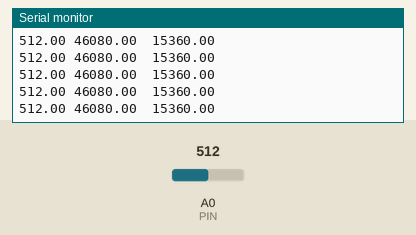
The sketch below on a simulated Arduino Uno, built with avr-gcc and run on an emulated ATmega328P. Shown: the last lines printed to the serial monitor. The test bench sets the inputs (shaded band); at power-on: A0 (PIN) = 512.

Above: at 1.2 s.
1.3 s: A0 (PIN) set to 716
At 1.33 s:
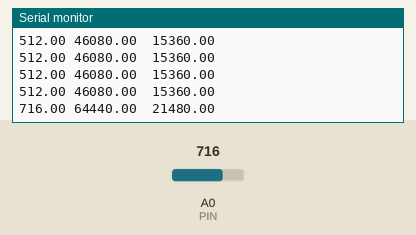
2.8 s: A0 (PIN) set to 900
At 2.85 s:
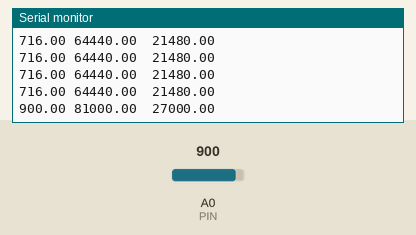
Timing chart, 0 to 5.8 s (numbered marks = the images above; inputs shaded):
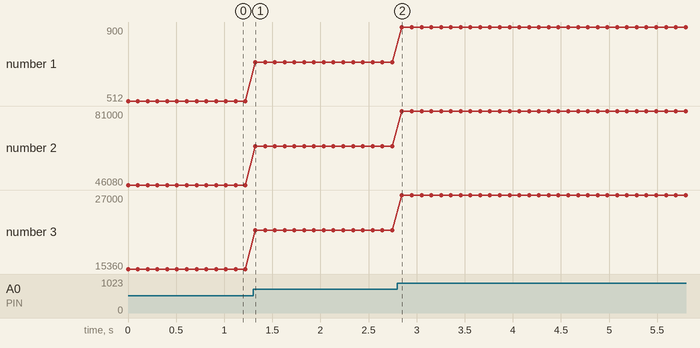

Measured:
- after the input at 1.3 s, the serial monitor: prints a new line at once (image 1)
- after the input at 2.8 s, the serial monitor: prints a new line after 0.05 s (image 2)
- plotted number 1: 512 → 716 after the input at 1.3 s, 716 → 900 after the input at 2.8 s
- plotted number 2: 46080 → 64440 after the input at 1.3 s, 64440 → 81000 after the input at 2.8 s
- plotted number 3: 15360 → 21480 after the input at 1.3 s, 21480 → 27000 after the input at 2.8 s

The sketch:

WORKING_GRAPHICS.ino
```cpp
// variavel do pino analogico
int PIN = A0;
// definindo variavel para armazenar o valor lido pelo potenciometro
float readResult;
int sum = 0;

void setup() {
  pinMode(PIN, INPUT);
  Serial.begin(9600);
}
void loop() {
  readResult = analogRead(PIN);
  Serial.print(readResult);
  Serial.print(" ");

  Serial.print(readResult*90);
  Serial.print(" ");

  Serial.print(" ");
  Serial.println(readResult*30);

  delay(100);
}
```
